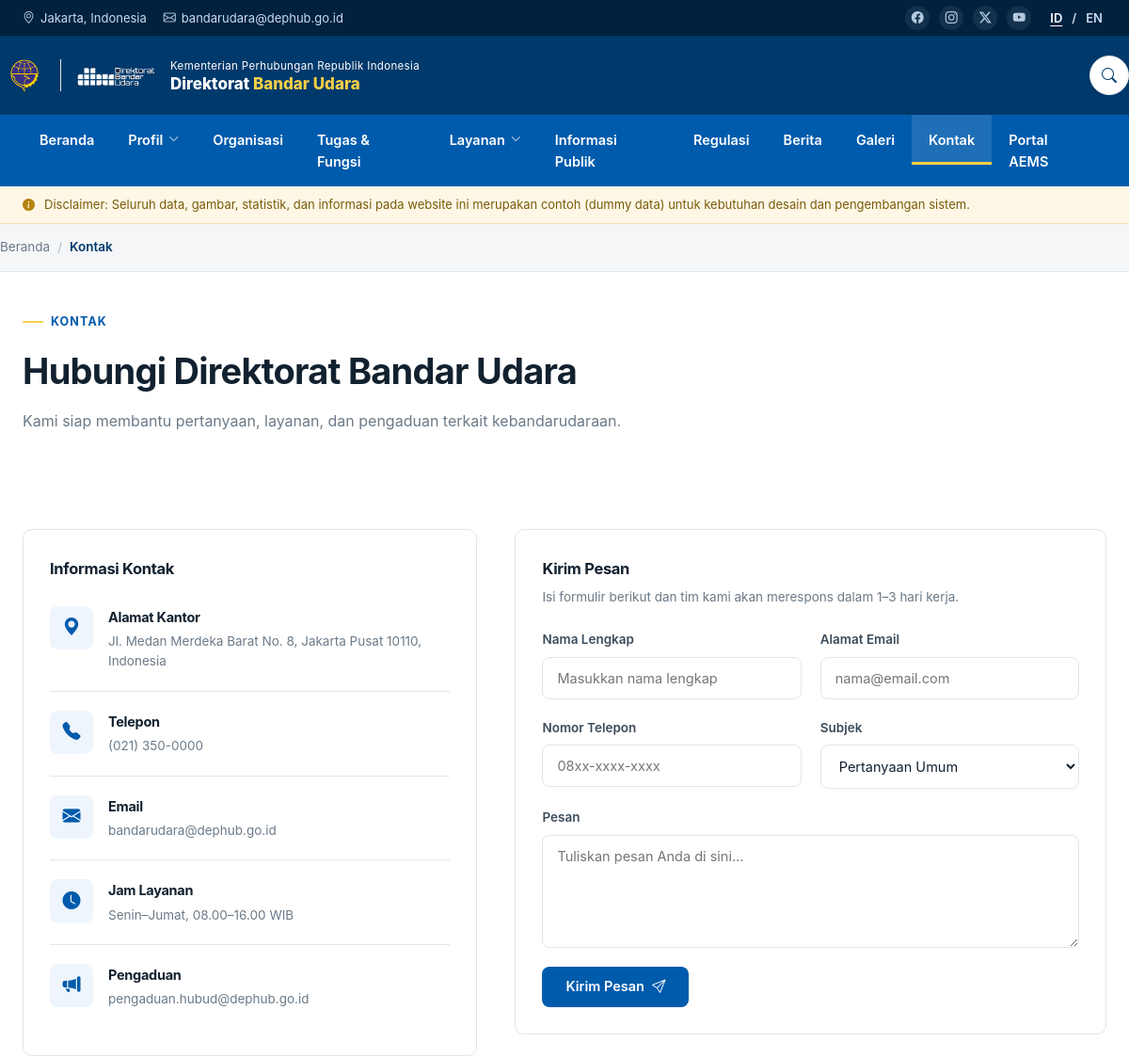
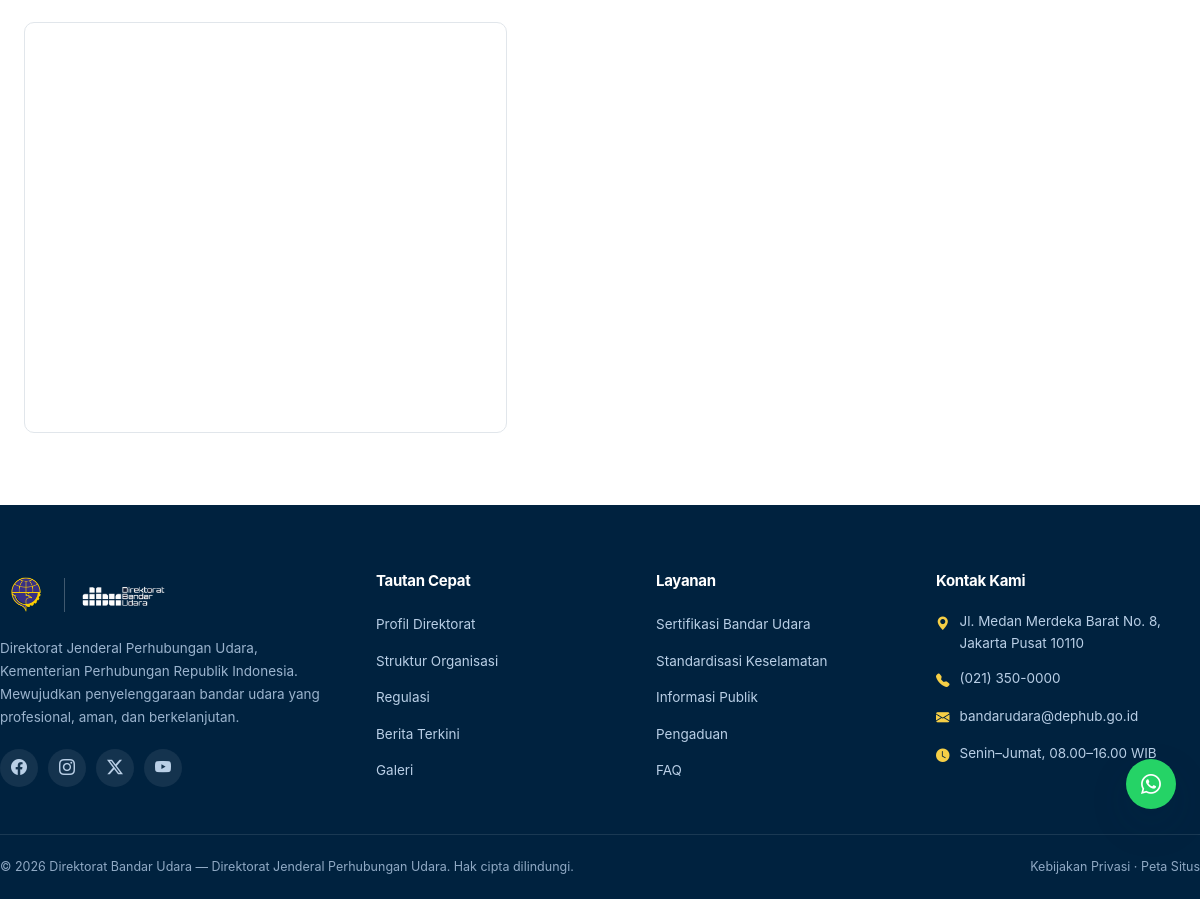
Screenshot of /frontend/pages/kontak.php with the database file from the repository (2 pictures, top to bottom).
### tables this page shows
CREATE TABLE `menu_items` (
  `id` INT UNSIGNED AUTO_INCREMENT PRIMARY KEY,
  `location` ENUM('navbar','footer_quick','footer_service','social') NOT NULL DEFAULT 'navbar',
  `parent_id` INT UNSIGNED NULL,
  `label` VARCHAR(120) NOT NULL,
  `url` VARCHAR(255) NOT NULL DEFAULT '#',
  `icon` VARCHAR(80) NULL,
  `match_pages` VARCHAR(255) NULL,
  `is_external` TINYINT(1) NOT NULL DEFAULT 0,
  `sort` INT NOT NULL DEFAULT 0,
  `is_active` TINYINT(1) NOT NULL DEFAULT 1,
  KEY `idx_menu_loc` (`location`,`parent_id`,`sort`)
);

CREATE TABLE `page_meta` (
  `id` INT UNSIGNED AUTO_INCREMENT PRIMARY KEY,
  `page_key` VARCHAR(60) NOT NULL UNIQUE,
  `page_label` VARCHAR(120) NOT NULL,
  `meta_title` VARCHAR(200) NULL,
  `meta_description` VARCHAR(255) NULL,
  `eyebrow` VARCHAR(160) NULL,
  `heading` VARCHAR(200) NULL,
  `subtitle` TEXT NULL,
  `breadcrumb` VARCHAR(120) NULL
);

CREATE TABLE `contact_info` (
  `id` INT UNSIGNED AUTO_INCREMENT PRIMARY KEY,
  `icon` VARCHAR(80) NULL,
  `label` VARCHAR(120) NOT NULL,
  `value` VARCHAR(500) NULL,
  `sort` INT NOT NULL DEFAULT 0,
  `is_active` TINYINT(1) NOT NULL DEFAULT 1
);

### frontend/bootstrap.php (called while the page is built, shortened)
<?php
require_once dirname(__DIR__) . '/shared/functions.php';
function url(string $path = ''): string
{
    $path = ltrim($path, '/');
    return FRONTEND_URL . '/' . $path;
}
function page_start(string $key, array $options = []): array
{
    $meta = page_meta($key);
    $ctx  = [
        'key'         => $key,
        'file'        => basename($_SERVER['SCRIPT_NAME'] ?? 'index.php'),
        'meta'        => $meta,
        'title'       => $options['title']       ?? ($meta['meta_title'] ?: setting('site_title')),
        'description' => $options['description'] ?? ($meta['meta_description'] ?: setting('site_description')),
        'breadcrumbs' => $options['breadcrumbs'] ?? [],
    ];
    return $meta;
}
function page_ctx(): array
{
    return $GLOBALS['dbu_page'];
}
function partial(string $name, array $vars = []): void
{
    extract($vars, EXTR_SKIP);
    include __DIR__ . '/partials/' . $name . '.php';
}

### shared/functions.php (called while the page is built, shortened)
<?php
require_once __DIR__ . '/db.php';
function e(?string $value): string
{
    return htmlspecialchars((string) $value, ENT_QUOTES | ENT_SUBSTITUTE, 'UTF-8');
}
function eurl(?string $value): string
{
    $value = trim((string) $value);
    return e($value);
}
function split_list(?string $value, string $sep = ','): array
{
    if (trim((string) $value) === '') {
        return [];
    }
    return array_values(array_filter(array_map('trim', explode($sep, $value)), fn($v) => $v !== ''));
}
function settings(): array
{
    static $cache = null;
    if ($cache === null) {
        $cache = [];
        foreach (db_all('SELECT setting_key, value FROM settings') as $row) {
            $cache[$row['setting_key']] = $row['value'];
        }
    }
    return $cache;
}
function setting(string $key, string $default = ''): string
{
    $all = settings();
    return isset($all[$key]) && $all[$key] !== null && $all[$key] !== '' ? $all[$key] : $default;
}
function page_meta(string $key): array
{
    $row = db_one('SELECT * FROM page_meta WHERE page_key = ?', [$key]);
    return $row ?: ['page_key' => $key, 'meta_title' => setting('site_title'), 'meta_description' => setting('site_description'),
                    'eyebrow' => null, 'heading' => null, 'subtitle' => null, 'breadcrumb' => null];
}
function menu_items(string $location): array
{
    static $cache = [];
    if (!isset($cache[$location])) {
        $rows = db_all(
            'SELECT * FROM menu_items WHERE location = ? AND is_active = 1 ORDER BY sort, id',
            [$location]
        );
        $tree = [];
        foreach ($rows as $row) {
            if ($row['parent_id'] === null) {
                $row['children'] = [];
                $tree[$row['id']] = $row;
            }
        }
        foreach ($rows as $row) {
            if ($row['parent_id'] !== null && isset($tree[$row['parent_id']])) {
                $tree[$row['parent_id']]['children'][] = $row;
            }
        }
        $cache[$location] = array_values($tree);
    }
    return $cache[$location];
}
function social_links(): array
{
    $map = [
        'social_facebook'  => ['bi-facebook', 'Facebook'],
        'social_instagram' => ['bi-instagram', 'Instagram'],
        'social_twitter'   => ['bi-twitter-x', 'Twitter'],
        'social_youtube'   => ['bi-youtube', 'YouTube'],
    ];
    $out = [];
    foreach ($map as $key => [$icon, $label]) {
        $url = setting($key);
        if ($url !== '') {
            $out[] = ['url' => $url, 'icon' => $icon, 'label' => $label];
        }
    }
    return $out;
}
function asset_url(?string $path): string
{
    $path = ltrim((string) $path, '/');
    return FRONTEND_URL . '/' . $path;
}

### shared/db.php (called while the page is built, shortened)
<?php
function db(): PDO
{
    static $pdo = null;
    if ($pdo instanceof PDO) {
        return $pdo;
    }
    $dsn = sprintf('mysql:host=%s;port=%s;dbname=%s;charset=utf8mb4', DB_HOST, DB_PORT, DB_NAME);
    try {
        $pdo = new PDO($dsn, DB_USER, DB_PASS, [
            PDO::ATTR_ERRMODE            => PDO::ERRMODE_EXCEPTION,
            PDO::ATTR_DEFAULT_FETCH_MODE => PDO::FETCH_ASSOC,
            PDO::ATTR_EMULATE_PREPARES   => false,
        ]);
    } catch (PDOException $e) {
        http_response_code(500);
        $detail = APP_DEBUG ? htmlspecialchars($e->getMessage(), ENT_QUOTES) : '';
        exit(
            '<div style="font-family:system-ui;max-width:640px;margin:80px auto;padding:28px;'
            . 'border:1px solid #E1E6EB;border-radius:12px;">'
            . '<h2 style="margin:0 0 10px;color:#00396B">Koneksi basis data gagal</h2>'
            . '<p style="color:#3B4B5A;line-height:1.6">Pastikan MySQL/MariaDB berjalan dan basis data '
            . '<code>' . DB_NAME . '</code> sudah dibuat. Jalankan <code>database/schema.sql</code> lalu '
            . '<code>database/seed.sql</code>.</p>'
            . ($detail ? '<pre style="background:#F5F6F8;padding:12px;border-radius:8px;overflow:auto">' . $detail . '</pre>' : '')
            . '</div>'
        );
    }
    return $pdo;
}
function db_all(string $sql, array $params = []): array
{
    $stmt = db()->prepare($sql);
    $stmt->execute($params);
    return $stmt->fetchAll();
}
function db_one(string $sql, array $params = []): ?array
{
    $stmt = db()->prepare($sql);
    $stmt->execute($params);
    $row = $stmt->fetch();
    return $row === false ? null : $row;
}

### frontend/pages/kontak.php (the view, shortened to what this page needs)
<?php
require_once dirname(__DIR__) . '/bootstrap.php';
$meta = page_start('kontak', ['breadcrumbs' => [['label' => 'Kontak']]]);
$infos    = db_all('SELECT * FROM contact_info WHERE is_active = 1 ORDER BY sort, id');
$subjects = db_all('SELECT * FROM contact_subjects WHERE is_active = 1 ORDER BY sort, id');
$mapUrl   = setting('contact_map');
partial('header');
partial('page-title', ['meta' => $meta]);
?>
<section class="section">
  <div class="container">
    <div class="grid" style="grid-template-columns:1fr 1.3fr; align-items:start; gap:40px;">
      <div>
        <div class="card card-pad" style="margin-bottom:24px;">
          <h3 style="font-size:16.5px; margin-bottom:6px;">Informasi Kontak</h3>
          <?php foreach ($infos as $info): ?>
          <div class="contact-info-item">
            <div class="ic"><i class="bi <?= e($info['icon']) ?>"></i></div>
            <div><h4><?= e($info['label']) ?></h4><p><?= e($info['value']) ?></p></div>
          </div>
          <?php endforeach; ?>
        </div>
        <?php if ($mapUrl): ?>
        <div class="map-frame" style="aspect-ratio:4/3.4;">
          <iframe src="<?= e($mapUrl) ?>" loading="lazy" title="Peta lokasi kantor" allowfullscreen></iframe>
        </div>
        <?php endif; ?>
      </div>
      <div class="card card-pad">
        <h3 style="font-size:16.5px; margin-bottom:6px;">Kirim Pesan</h3>
        <p style="font-size:13.5px; color:var(--text-500); margin-bottom:24px;">Isi formulir berikut dan tim kami akan merespons dalam 1–3 hari kerja.</p>
        <form data-contact-form method="post" action="<?= e(url('submit.php')) ?>">
          <div class="form-grid">
            <div class="field"><label for="nama">Nama Lengkap</label><input type="text" id="nama" name="name" required placeholder="Masukkan nama lengkap"></div>
            <div class="field"><label for="email">Alamat Email</label><input type="email" id="email" name="email" required placeholder="nama@email.com"></div>
            <div class="field"><label for="telp">Nomor Telepon</label><input type="tel" id="telp" name="phone" placeholder="08xx-xxxx-xxxx"></div>
            <div class="field"><label for="subjek">Subjek</label>
              <select id="subjek" name="subject">
                <?php foreach ($subjects as $subject): ?>
                <option><?= e($subject['label']) ?></option>
                <?php endforeach; ?>
              </select>
            </div>
            <div class="field full"><label for="pesan">Pesan</label><textarea id="pesan" name="message" required placeholder="Tuliskan pesan Anda di sini..."></textarea></div>
          </div>
          <button type="submit" class="btn btn-primary" style="margin-top:20px;">Kirim Pesan <i class="bi bi-send"></i></button>
        </form>
      </div>
    </div>
  </div>
</section>
<?php partial('footer'); ?>

### frontend/partials/header.php (shortened to what this page needs)
<?php
$ctx  = page_ctx();
$navs = menu_items('navbar');
$currentFile = $ctx['file'];
?>
<!DOCTYPE html>
<html lang="id">
<head>
<link rel="stylesheet" href="https://cdnjs.cloudflare.com/ajax/libs/bootstrap-icons/1.11.3/font/bootstrap-icons.min.css">
<link rel="stylesheet" href="<?= e(url('css/style.css')) ?>">
</head>
<body>
<div class="topbar">
  <div class="container">
    <div class="topbar-left">
      <span class="hide-sm"><i class="bi bi-geo-alt"></i> <?= e(setting('contact_city')) ?></span>
      <span class="hide-sm"><i class="bi bi-envelope"></i> <?= e(setting('contact_email')) ?></span>
    </div>
    <div class="topbar-right">
      <div class="social-mini">
        <?php foreach (social_links() as $s): ?>
        <a href="<?= eurl($s['url']) ?>" aria-label="<?= e($s['label']) ?>"><i class="bi <?= e($s['icon']) ?>"></i></a>
        <?php endforeach; ?>
      </div>
      <div class="lang-switch"><button class="active">ID</button><span>/</span><button>EN</button></div>
    </div>
  </div>
</div>
<div class="sticky-stack">
  <header class="header">
    <div class="container brandrow">
      <a href="<?= e(url('index.php')) ?>" class="brand">
        <div class="brand-logos">
          <div class="logo-badge">
            <img src="<?= e(asset_url(setting('logo_primary', 'assets/images/kemenhub.png'))) ?>" alt="Logo Kementerian Perhubungan">
          </div>
          <div class="logo-badge small">
            <img src="<?= e(asset_url(setting('logo_secondary', 'assets/images/logo-dbu.png'))) ?>" alt="Logo Direktorat Bandar Udara">
          </div>
        </div>
        <div class="brand-text">
          <div class="kop"><?= e(setting('brand_kop')) ?></div>
          <div class="name"><?= e(setting('brand_name')) ?> <span><?= e(setting('brand_name_accent')) ?></span></div>
        </div>
      </a>
      <div class="header-actions">
        <button class="icon-btn" data-search-toggle aria-label="Cari"><i class="bi bi-search"></i></button>
      </div>
    </div>
  </header>
  <nav class="navbar">
    <div class="container">
      <ul class="navlist">
        <?php foreach ($navs as $item):
            $match  = split_list($item['match_pages'], ' ');
            $active = $match && in_array($currentFile, $match, true);
        ?>
        <li<?= $active ? ' class="active"' : '' ?>>
          <a href="<?= e($item['is_external'] ? $item['url'] : url($item['url'])) ?>"<?= $item['is_external'] ? ' target="_blank" rel="noopener"' : '' ?>>
            <?= e($item['label']) ?><?= $item['children'] ? ' <i class="bi bi-chevron-down" style="font-size:11px"></i>' : '' ?>
          </a>
        </li>
        <?php endforeach; ?>
      </ul>
    </div>
  </nav>
  <?php if (setting('disclaimer_active', '1') === '1' && setting('disclaimer_text') !== ''): ?>
  <div class="disclaimer">
    <div class="container">
      <i class="bi bi-info-circle-fill"></i>
      <span><?= e(setting('disclaimer_text')) ?></span>
    </div>
  </div>
  <?php endif; ?>
</div>
<?php if (!empty($ctx['breadcrumbs'])): ?>
<div class="breadcrumb-bar">
  <div class="container breadcrumb">
    <a href="<?= e(url('index.php')) ?>">Beranda</a>
    <?php foreach ($ctx['breadcrumbs'] as $i => $crumb):
        $last = $i === count($ctx['breadcrumbs']) - 1; ?>
      <span class="sep">/</span>
      <?php if (!$last && !empty($crumb['url'])): ?>
        <a href="<?= e(url($crumb['url'])) ?>"><?= e($crumb['label']) ?></a>
      <?php else: ?>
        <span class="current"><?= e($crumb['label']) ?></span>
      <?php endif; ?>
    <?php endforeach; ?>
  </div>
</div>
<?php endif; ?>

### frontend/partials/page-title.php (shortened to what this page needs)
<div class="page-title-block">
  <div class="container">
    <?php if (!empty($meta['eyebrow'])): ?><div class="eyebrow"><?= e($meta['eyebrow']) ?></div><?php endif; ?>
    <h1><?= e($meta['heading']) ?></h1>
    <?php if (!empty($meta['subtitle'])): ?><p><?= e($meta['subtitle']) ?></p><?php endif; ?>
  </div>
</div>

### frontend/partials/footer.php (shortened to what this page needs)
<?php
$quick    = menu_items('footer_quick');
$svcLinks = menu_items('footer_service');
$socials  = social_links();
?>
<footer class="footer">
  <div class="container footer-top">
    <div class="footer-brand">
      <div class="footer-logos">
        <div class="logo-badge">
          <img src="<?= e(asset_url(setting('logo_primary', 'assets/images/kemenhub.png'))) ?>" alt="Logo Kementerian Perhubungan">
        </div>
        <div class="logo-badge small">
          <img src="<?= e(asset_url(setting('logo_secondary', 'assets/images/logo-dbu.png'))) ?>" alt="Logo Direktorat Bandar Udara">
        </div>
      </div>
      <p><?= e(setting('footer_description')) ?></p>
      <div class="footer-social">
        <?php foreach ($socials as $s): ?>
        <a href="<?= eurl($s['url']) ?>" aria-label="<?= e($s['label']) ?>"><i class="bi <?= e($s['icon']) ?>"></i></a>
        <?php endforeach; ?>
      </div>
    </div>
    <div>
      <h4>Tautan Cepat</h4>
      <ul class="footer-links">
        <?php foreach ($quick as $item): ?>
        <li><a href="<?= e($item['is_external'] ? $item['url'] : url($item['url'])) ?>"><?= e($item['label']) ?></a></li>
        <?php endforeach; ?>
      </ul>
    </div>
    <div>
      <h4>Layanan</h4>
      <ul class="footer-links">
        <?php foreach ($svcLinks as $item): ?>
        <li><a href="<?= e($item['is_external'] ? $item['url'] : url($item['url'])) ?>"><?= e($item['label']) ?></a></li>
        <?php endforeach; ?>
      </ul>
    </div>
    <div>
      <h4>Kontak Kami</h4>
      <ul class="footer-contact">
        <li><i class="bi bi-geo-alt-fill"></i><span><?= e(setting('contact_address')) ?></span></li>
        <li><i class="bi bi-telephone-fill"></i><span><?= e(setting('contact_phone')) ?></span></li>
        <li><i class="bi bi-envelope-fill"></i><span><?= e(setting('contact_email')) ?></span></li>
        <li><i class="bi bi-clock-fill"></i><span><?= e(setting('contact_hours')) ?></span></li>
      </ul>
    </div>
  </div>
  <div class="container footer-bottom">
    <span>&copy; <?= date('Y') ?> <?= e(setting('footer_copyright')) ?></span>
    <span><a href="#">Kebijakan Privasi</a> &middot; <a href="<?= e(url('pages/kontak.php')) ?>">Peta Situs</a></span>
  </div>
</footer>
<div class="floating-col">
  <a class="fab fab-wa" href="<?= eurl(setting('whatsapp_url', '#')) ?>" aria-label="WhatsApp"><i class="bi bi-whatsapp"></i></a>
</div>
</body>
</html>

### rows the page displays
menu_items: label "Beranda"
menu_items: label "Profil"
menu_items: label "Organisasi"
menu_items: label "Tugas & Fungsi"
menu_items: label "Layanan"
menu_items: label "Informasi Publik"
menu_items: label "Regulasi"
menu_items: label "Berita"
menu_items: label "Galeri"
menu_items: label "Kontak"
menu_items: label "Portal AEMS"
page_meta: eyebrow "KONTAK", heading "Hubungi Direktorat Bandar Udara", subtitle "Kami siap membantu pertanyaan, layanan, dan pengaduan terkait kebandarudaraan."
contact_info: label "Alamat Kantor", value "Jl. Medan Merdeka Barat No. 8, Jakarta Pusat 10110, Indonesia"
contact_info: label "Telepon", value "(021) 350-0000"
contact_info: label "Email", value "bandarudara@dephub.go.id"
contact_info: label "Jam Layanan", value "Senin–Jumat, 08.00–16.00 WIB"
contact_info: label "Pengaduan", value "pengaduan.hubud@dephub.go.id"
menu_items: label "Profil Direktorat"
menu_items: label "Struktur Organisasi"
menu_items: label "Regulasi"
menu_items: label "Berita Terkini"
menu_items: label "Galeri"
menu_items: label "Sertifikasi Bandar Udara"
menu_items: label "Standardisasi Keselamatan"
menu_items: label "Informasi Publik"
menu_items: label "Pengaduan"
menu_items: label "FAQ"

### other values shown
setting('contact_city') "Jakarta, Indonesia"
setting('contact_email') "bandarudara@dephub.go.id"
setting('brand_kop') "Kementerian Perhubungan Republik Indonesia"
setting('brand_name') "Direktorat"
setting('brand_name_accent') "Bandar Udara"
setting('disclaimer_text') "Disclaimer: Seluruh data, gambar, statistik, dan informasi pada website ini merupakan contoh (dummy data) untuk kebutuhan desain dan pengembangan sistem."
$crumb['label'] "Kontak"
setting('footer_description') "Direktorat Jenderal Perhubungan Udara, Kementerian Perhubungan Republik Indonesia. Mewujudkan penyelenggaraan bandar udara yang profesional, aman, dan berkelanjutan."
setting('contact_address') "Jl. Medan Merdeka Barat No. 8, Jakarta Pusat 10110"
setting('contact_phone') "(021) 350-0000"
setting('contact_hours') "Senin–Jumat, 08.00–16.00 WIB"
setting('footer_copyright') "Direktorat Bandar Udara — Direktorat Jenderal Perhubungan Udara. Hak cipta dilindungi."
form field subject "Pertanyaan Umum"
